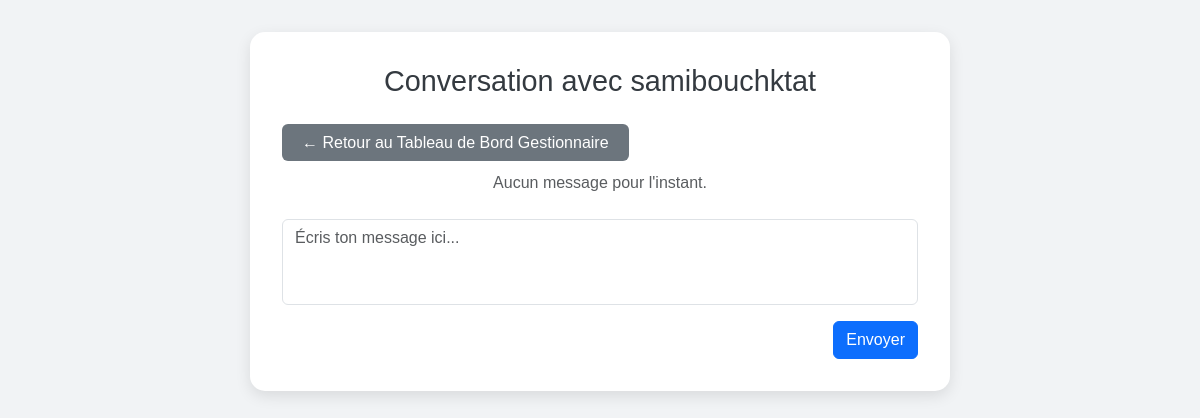
The app's page /conv/1/ (signed in), older data.
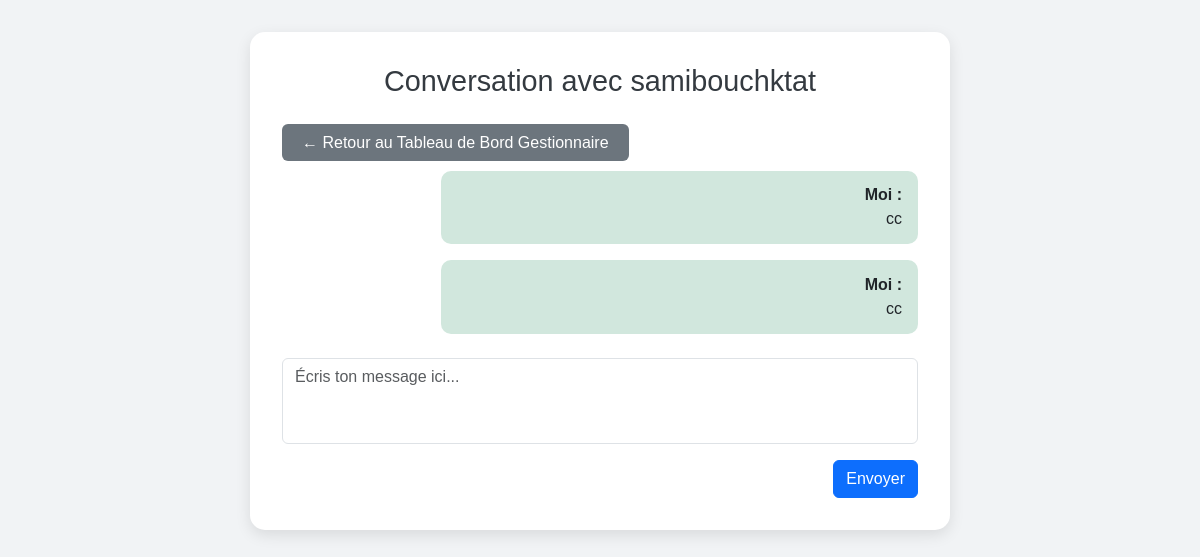
The same page, newer data.
### inventory/models.py (models this page shows, shortened)
class Message(models.Model):
    sender    = models.ForeignKey(CustomUser, on_delete=models.CASCADE, related_name='sent_messages')
    receiver  = models.ForeignKey(CustomUser, on_delete=models.CASCADE, related_name='received_messages')
    content   = models.TextField()
    timestamp = models.DateTimeField(auto_now_add=True)
    is_read   = models.BooleanField(default=False)

### inventory/views.py (the view)
# urls.py: path('conv/<int:user_id>/', conversation, name='conv'),
@login_required
def conversation(request, user_id):
    current, other = request.user, get_object_or_404(CustomUser, id=user_id)
    if request.method == 'POST':
        content = request.POST.get('content')
        if content:
            Message.objects.create(sender=current, receiver=other, content=content)
            return redirect('conv', user_id=other.id)
    qs = Message.objects.filter(
        (Q(sender=current)&Q(receiver=other))|
        (Q(sender=other)&Q(receiver=current))
    ).order_by('timestamp')
    paginator = Paginator(qs, 10)
    page = request.GET.get('page')
    messages_page = paginator.get_page(page)
    return render(request, 'conversation.html', {'other_user': other, 'messages': messages_page})

### templates/conversation.html (shortened to what this page needs)
<!DOCTYPE html>
<html lang="en">
<head>
  <link href="https://cdn.jsdelivr.net/npm/bootstrap@5.3.2/dist/css/bootstrap.min.css" rel="stylesheet">
</head>
<body>
<div class="chat-container">
  <h1>Conversation avec {{ other_user.username }}</h1>
  <div class="mb-3">
    {% if user.is_authenticated %}
      {% if user.role == 'employe' %}
        <a href="{% url 'dashboard_employe' %}" class="btn-back">← Retour au Tableau de Bord Employé</a>
      {% if user.role == 'admin' %}
      <a href="{% url 'base_site' %}" class="btn-back">← Retour au Tableau de Bord Admin</a>
      {% endif %}
      {% elif user.role == 'gestionnaire' %}
        <a href="{% url 'dashboard_gestionnaire' %}" class="btn-back">← Retour au Tableau de Bord Gestionnaire</a>
      {% else %}
        <a href="javascript:history.back()" class="btn-back">← Retour</a>
      {% endif %}
    {% else %}
      <a href="{% url 'login' %}" class="btn-back">Se connecter</a>
    {% endif %}
  </div>
  <div class="mb-4">
    {% for message in messages %}
      {% if message.sender == request.user %}
        <div class="message sent">
          <strong>Moi :</strong><br> {{ message.content }}
        </div>
      {% else %}
        <div class="message received">
          <strong>{{ other_user.username }} :</strong><br> {{ message.content }}
        </div>
      {% endif %}
    {% empty %}
      <p class="text-center text-muted">Aucun message pour l'instant.</p>
    {% endfor %}
  </div>
  <form method="post">
    <div class="mb-3">
      <textarea name="content" class="form-control" rows="3" placeholder="Écris ton message ici..."></textarea>
    </div>
    <div class="text-end">
      <button type="submit" class="btn btn-primary">Envoyer</button>
    </div>
  </form>
</div>
</body>
</html>

Row changes from the older to the newer data that the page shows:
added Message: content "cc"
added Message: content "cc"
Text that changed along with them:
text no longer shown: "Aucun message pour l'instant."
